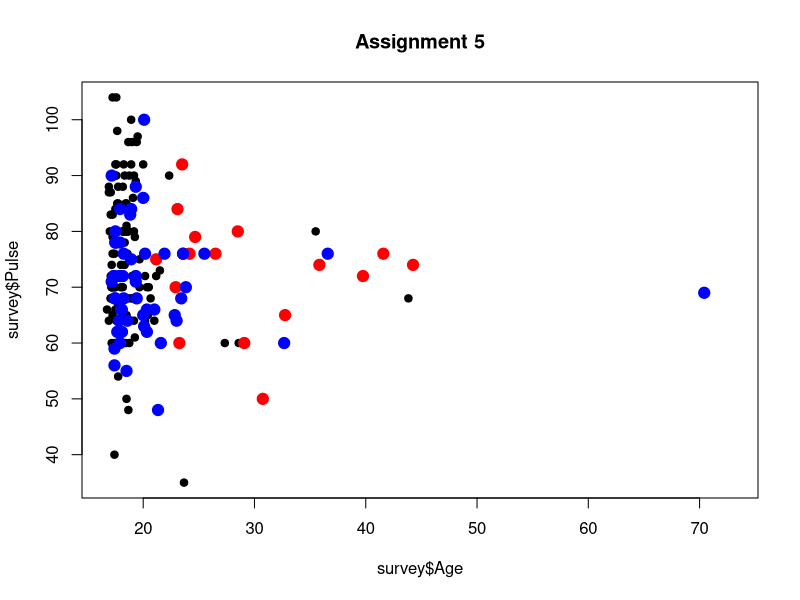

The R script that drew this image:
#Pranavanshu Vadrevu

library(MASS)       #loading MASS package
library(dplyr)      #loading dplyr package
data("survey")      #loading survey data
head(survey)        # viewing the top part of the file

one <- filter(survey,survey$Age>21 & survey$Sex == "Female")    #subseting the data required to plot the first graph in variable one
two <- filter(survey,survey$Exer == "Freq" & survey$Sex == "Male")  #subseting the data required to plot the second graph in variable two

plot(survey$Age,survey$Pulse,pch =19, main = "Assignment 5")    #plotting Age and Pulse with pch(point type) and title as parameters
points(one$Age,one$Pulse,col="red",pch = 19,cex = 1.5)          #plotting points with the above subseted one data with red color given the pch (point type) parameters,col red and cex (for size)
points(two$Age,two$Pulse,col="blue",pch = 19,cex = 1.5)         #plotting points with the above subseted two data with red color given the pch (point type) parameters,col blue and cex (for size)